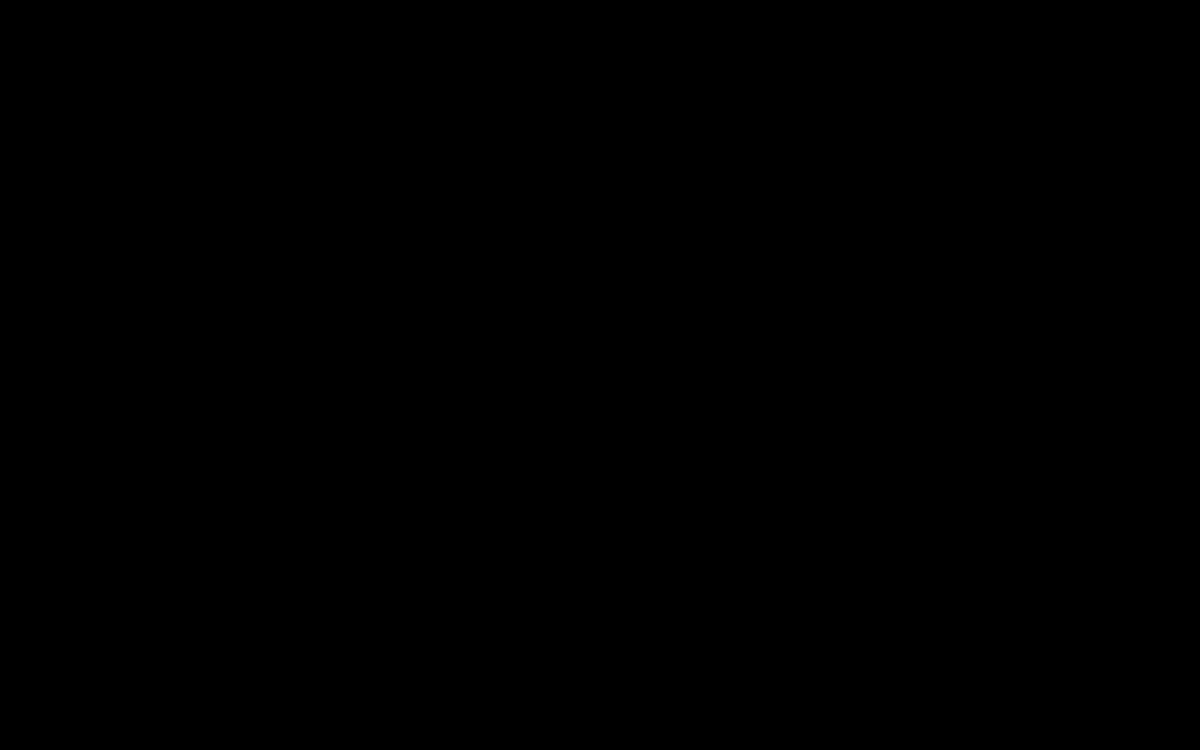
Frame 1 (no input)
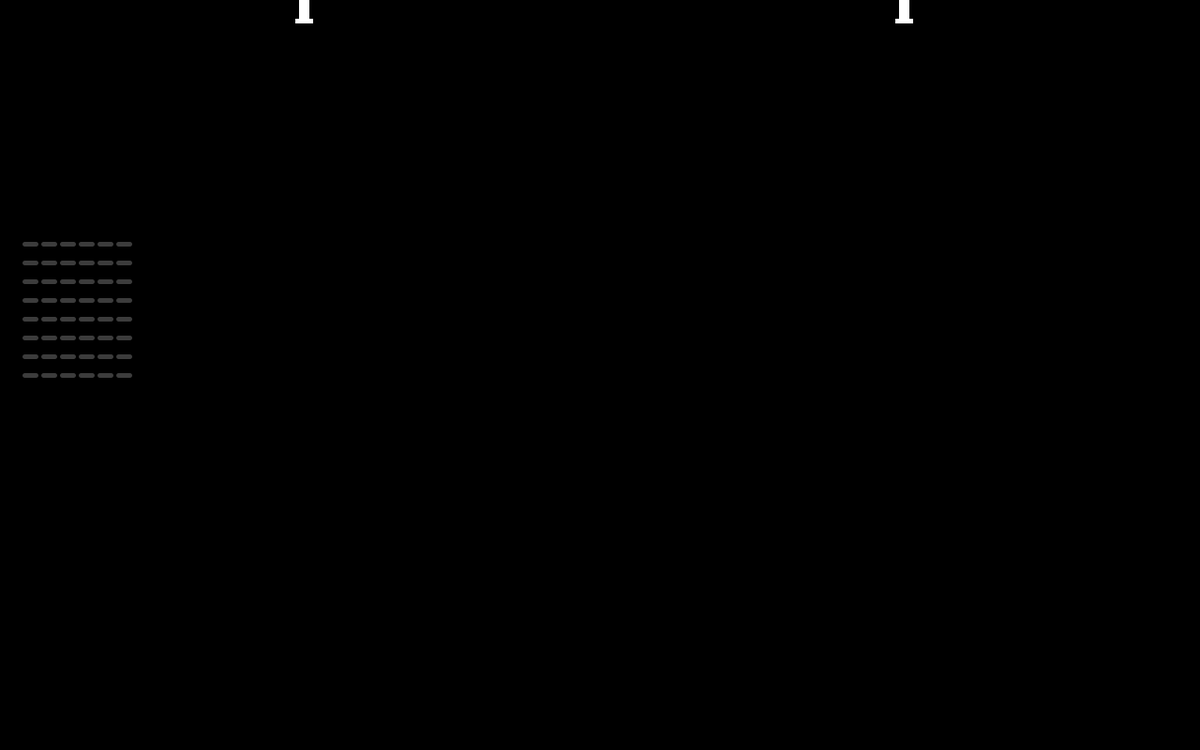
Frame 60 (the mouse pressed at the canvas centre just before this capture)
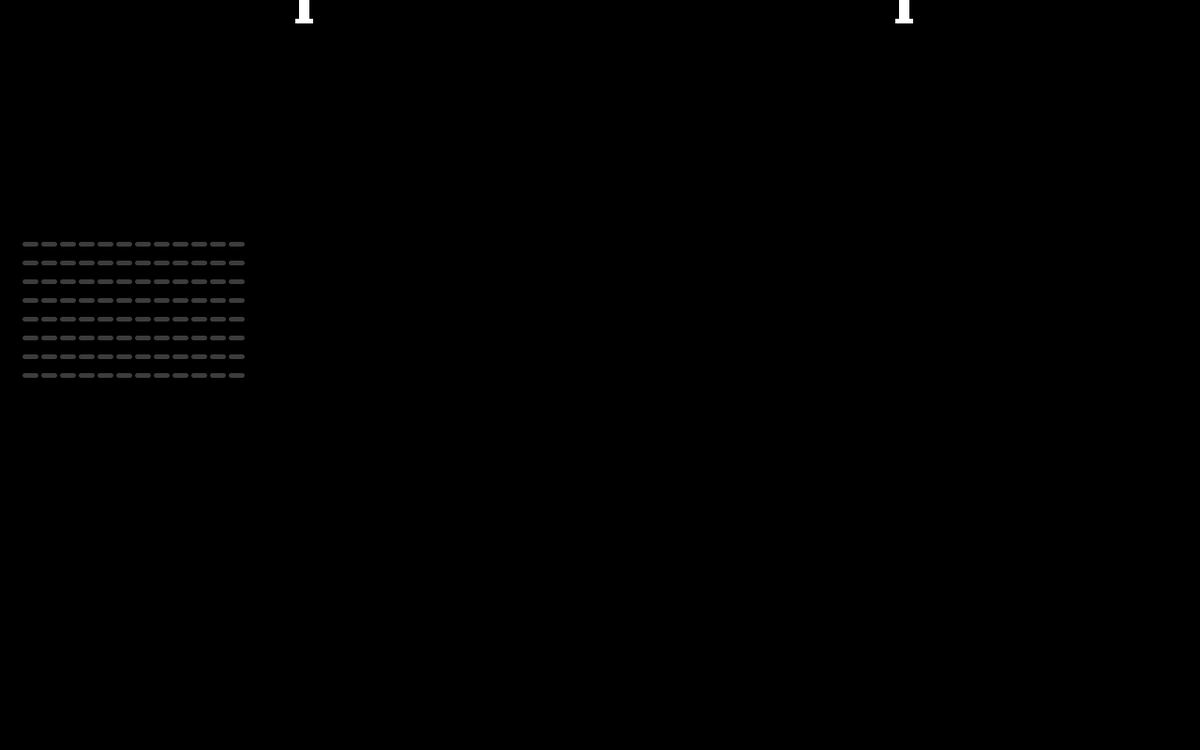
Frame 120 (the mouse held since frame 60 and released just before this capture)

The Processing sketch that drew these frames (run headless with seeded random() and noise(); from frame 60 on, the mouse is pressed at the canvas centre):

// Processing sketch: CAPTCHA
// ── CAPTCHA.pde

Nail[] n = new Nail[20];

ArrayList<Nail> stream;

void setup()
{
  size(1280, 800);
  smooth();

  stream = new ArrayList<Nail>();
  frameRate(60);
}

void draw()
{
//  translate(width/2, height/2);
//  scale((float)mouseY/height, (float)mouseY/height);
  background(0);
  
  if (frameCount % 10 == 0)
  {
  for (int i=0; i<8; i++)
  {
    stream.add(new Nail(30 /*+(int)random(20)*/, height/2 - i*20, 12));
  }
  }
  
  ArrayList<Nail> toDelete = new ArrayList<Nail>();
  
  for (Nail n : stream)
  {
    n.update();
    n.draw();
    if (!n.verifyBounds()) {
      toDelete.add(n);
    }
  }
  
  for (int i=0; i<toDelete.size(); i++)
  {
    Nail n = toDelete.get(i);
    stream.remove(n);
  }
}

// ── Nail.pde

class Nail
{
  PVector pos;
  float length;
  float angle;
  float t;
  
  int encryptX;
  int decryptX;
  
  int status;
  
  boolean drawLine;
  
  public Nail(float x, float y, float l)
  {
    pos = new PVector(x, y);
    length = l;
    angle = 0;
    
    t = random(PI*2);
    
    status = 0;
    drawLine = false;
    encryptX = (int)random(width/4, width/4 + 10);
    decryptX = (int)random(width*3/4, width*3/4 + 10);
  }
  
  public void update()
  {
    if (abs(pos.x - encryptX + (int)random(5)) < 5) {
//    if (pos.x == encryptX) {
      angle = random(PI*2);
      drawLine = true;      
    }
    else if (abs(pos.x - decryptX + (int)random(5)) < 5) {
      if (angle != 0)
      {
//      else if (pos.x == decryptX) {
        angle = 0;
        drawLine = true;
      }
    }
    
    pos.x += 2;
  }
  
  public void draw()
  {
    pushMatrix();
    translate(pos.x, pos.y);
    rotate(angle);
    
    noFill();
    strokeWeight(5);
    stroke(255, 255, 255, 60);
    line(-length/2, 0, length/2, 0);
    
    popMatrix();
    
    noStroke();
    fill(255);
    rect(encryptX-1, 0, 2, 20);
    rect(encryptX-5, 20, 10, 5);
    rect(decryptX-1, 0, 2, 20);
    rect(decryptX-5, 20, 10, 5); 
    
    noFill();
    if (drawLine) {
      strokeWeight(1);
      stroke(255, 255, 255, 150);
      line(pos.x, 20, pos.x, pos.y);
      drawLine = false;
    }
  }
  
  boolean verifyBounds()
  {
    if (pos.x > width) {
      return false;
    }
    
    return true;
  }
}
